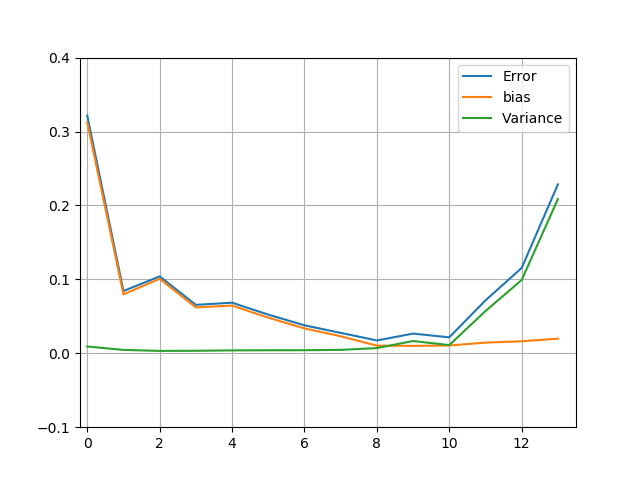

Here is the Python script that generated this plot:
import matplotlib as mpl
mpl.use('TkAgg')
import matplotlib.pyplot as plt
import numpy as np
from sklearn.linear_model import LinearRegression, Ridge, Lasso
from sklearn.preprocessing import PolynomialFeatures
from sklearn.model_selection import train_test_split
from sklearn.pipeline import make_pipeline
from sklearn.utils import resample
import sys
np.random.seed(2018)

n = 40
n_boostraps = 100
maxdegree = 14


# Make data set.
x = np.linspace(-3, 3, n).reshape(-1, 1)
y = np.exp(-x**2) + 1.5 * np.exp(-(x-2)**2)+ np.random.normal(0, 0.1, x.shape)
error = np.zeros(maxdegree)
bias = np.zeros(maxdegree)
variance = np.zeros(maxdegree)
polydegree = np.zeros(maxdegree)
x_train, x_test, y_train, y_test = train_test_split(x, y, test_size=0.2)
#print('y_test shapes',y_test.shape[0],y_test.shape)
for degree in range(maxdegree):

    model = make_pipeline(PolynomialFeatures(degree=degree), LinearRegression(fit_intercept=False))
    y_pred = np.empty((y_test.shape[0], n_boostraps))
    for i in range(n_boostraps):
        x_, y_ = resample(x_train, y_train)
        y_pred[:, i] = model.fit(x_, y_).predict(x_test).ravel()

    polydegree[degree] = degree
    error[degree] = np.mean( np.mean((y_test - y_pred)**2, axis=1, keepdims=True) )

    bias[degree] = np.mean( (y_test - np.mean(y_pred, axis=1, keepdims=True))**2 )
    variance[degree] = np.mean( np.var(y_pred, axis=1, keepdims=True) )

    
    print('Polynomial degree:', degree)
    print('Error:', error[degree])
    print('Bias^2:', bias[degree])
    print('Var:', variance[degree])
    print('{} >= {} + {} = {}'.format(error[degree], bias[degree], variance[degree], bias[degree]+variance[degree]))

plt.plot(polydegree, error, label='Error')
plt.plot(polydegree, bias, label='bias')
plt.plot(polydegree, variance, label='Variance')
plt.ylim([-0.1, 0.4])
plt.xlim([-0.2,13.5])
plt.grid(0)
plt.legend()
plt.show()
